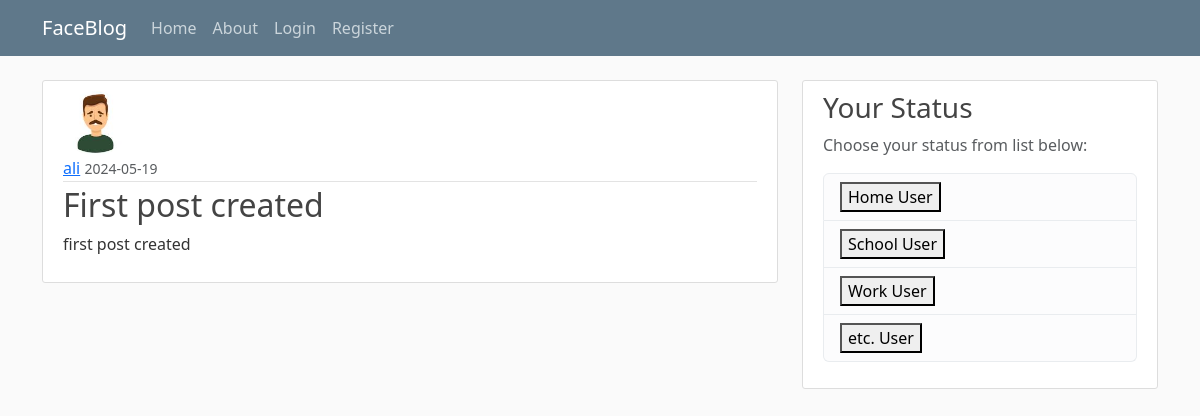
/post/1, run on the app's committed database.
### faceblog/models.py (models this page shows, shortened)
class User(db.Model, UserMixin):
    id = db.Column(db.Integer, primary_key=True)
    username = db.Column(db.String(20), unique=True, nullable=False)
    email = db.Column(db.String(120), unique=True, nullable=False)
    image_file = db.Column(db.String(20), nullable=False, default='default.jpg')
    password = db.Column(db.String(60), nullable=False)
    posts = db.relationship('Post', backref='author', lazy=True)

class Post(db.Model):
    id = db.Column(db.Integer, primary_key=True)
    title = db.Column(db.String(100), nullable=False)
    date_posted = db.Column(db.DateTime, nullable=False, default=datetime.utcnow)
    content = db.Column(db.Text, nullable=False)
    user_id = db.Column(db.Integer, db.ForeignKey('user.id'), nullable=False)

### faceblog/routes.py (the view)
@app.route("/post/<int:post_id>")
def post(post_id):
    post = Post.query.get_or_404(post_id)
    return render_template('post.html', title=post.title, post=post)

### faceblog/templates/post.html (shortened to what this page needs)
{% extends "layout.html" %}
{% block content %}
  <article class="media content-section">
    <img class="rounded-circle article-img" src="{{ url_for('static', filename='profile_pics/' + post.author.image_file) }}">
    <div class="media-body">
      <div class="article-metadata">
        <a class="mr-2" href="{{ url_for('user_posts', username=post.author.username) }}">{{ post.author.username }}</a>
        <small class="text-muted">{{ post.date_posted.strftime('%Y-%m-%d') }}</small>
      </div>
      <h2 class="article-title">{{ post.title }}</h2>
      <p class="article-content">{{ post.content }}</p>
    </div>
  </article>
{% endblock content %}

### faceblog/static/main.css (style rules this page uses)
body { background: #fafafa; color: #333333; margin-top: 5rem; }
h1, h2, h3, h4, h5, h6 { color: #444444; }
.content-section { background: #ffffff; padding: 10px 20px; border: 1px solid #dddddd; border-radius: 3px; margin-bottom: 20px; }
.article-title { color: #444444; }
.article-content { white-space: pre-line; }
.article-img { height: 65px; width: 65px; margin-right: 16px; }
.article-metadata { padding-bottom: 1px; margin-bottom: 4px; border-bottom: 1px solid #e3e3e3 }

### data on the page
User: image_file (picture), author.username "ali"
Post: date_posted "2024-05-19", title "First post created", content "first post created"
